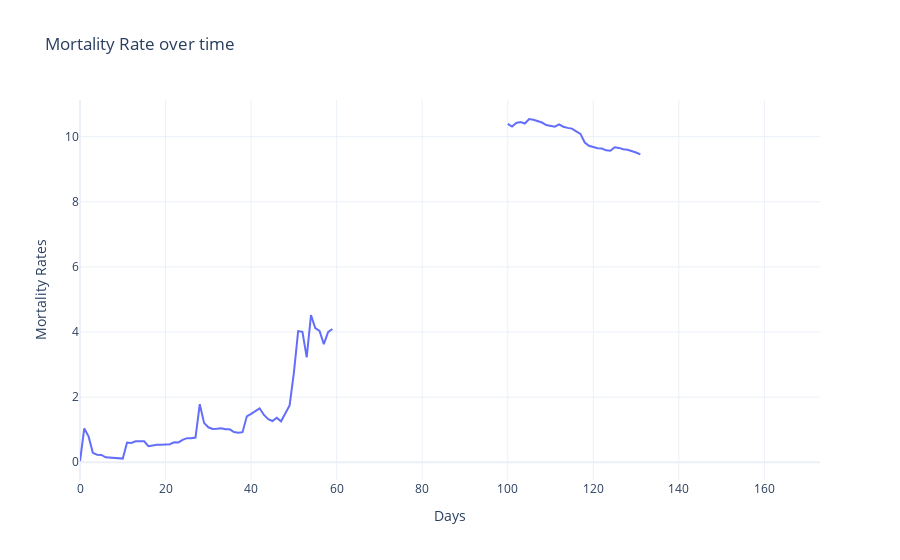

This figure's notebook cell:
### Markdown cell above
### Mortality Rate:

### Code cell
fig = go.Figure()
fig.add_trace(go.Scatter(x=data_time.index, y=data_time['Mortality_rate'],
                    mode='lines',
                    name='Mortality Rate'))


fig.update_layout(
    title='Mortality Rate over time',
        template='plotly_white',
      yaxis_title="Mortality Rates",
    xaxis_title="Days",

)

fig.show()

### Figure 1 — Plotly figure (JSON) as saved in the notebook; plotly's stock layout.template omitted (floating-point values rounded to 4 significant figures; data arrays with more than 128 entries replaced by an {"elided": "..."} marker saying what was removed)
{"data": [{"mode": "lines", "name": "Mortality Rate", "type": "scatter", "x": {"elided": "174 int values"}, "y": {"elided": "174 float values"}}], "layout": {"title": {"text": "Mortality Rate over time"}, "xaxis": {"title": {"text": "Days"}}, "yaxis": {"title": {"text": "Mortality Rates"}}}}
